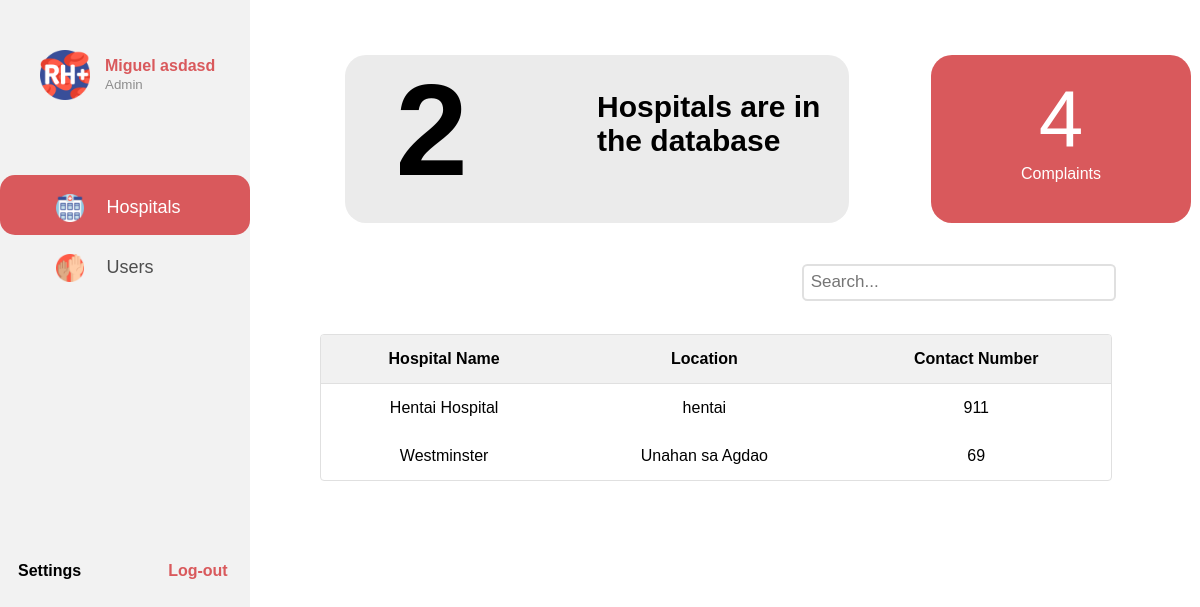
The app's page /admin-dashboard-hospital.php (signed in), older data.
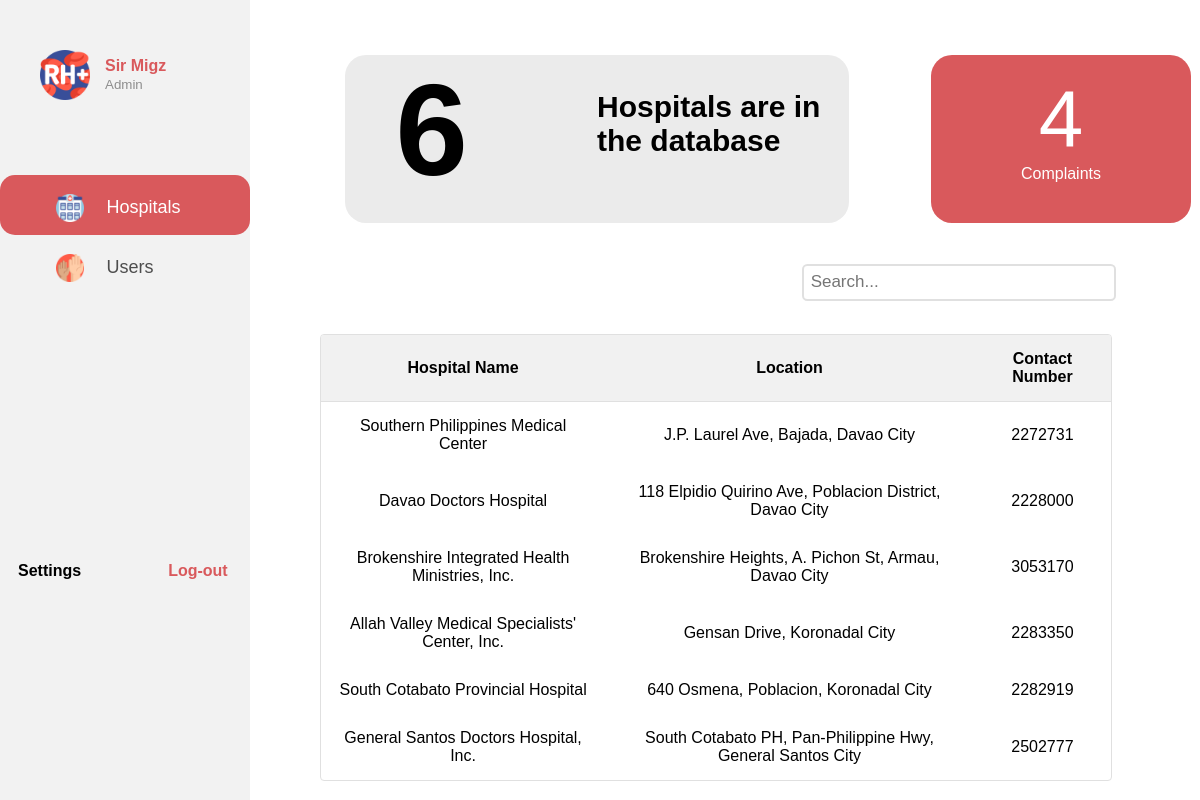
The same page, newer data.
### tables this page shows
CREATE TABLE `hospital` (
  `Hospital_ID` int(11) NOT NULL,
  `Hospital_Name` varchar(50) NOT NULL,
  `Hospital_Address` text NOT NULL,
  `Hospital_Contact_Number` int(7) NOT NULL,
  `Hospital_Password` varchar(15) NOT NULL,
  `Hospital_Email_Address` varchar(50) NOT NULL
);

### admin-dashboard-hospital.php (the view, shortened to what this page needs)
<?php
  if(isset($_SESSION['Admin_Name']) && isset($_SESSION['Admin_ID'])){
?>
<!DOCTYPE html>
<html>
<head>
</head>
<body>
  <div class="sidenav">
    <div class="float-container">
        <div class="float-child">
           <div class="icon"><img src="icons/Hospital-Dashboard-Menu/rh-.png"></div>
        </div>
        <div class="float-child">
          <div class="prof-text">
            <p><b><?php echo $_SESSION['Admin_Name']?></b></p>
            <small>Admin</small>
          </div>
        </div>
    </div>
    <div class="menu">
      <div class="dashboard">
        <a href="#" id="first-sidebar" class="a"><img src="icons/menu/medical-center.png">Hospitals</a>
      </div>
      <div class="request">
        <a href="admin-dashboard-users.php" class="a"><img src="icons/menu/volunteer.png">Users</a>
      </div>
      <div class="sidebar-bottom">
        <table>
          <th><a href="#">Settings</a></th>
          <th><a href="logout.php" id="log-out">Log-out</a></th>
        </table>
      </div>
    </div>
  </div>
  <div class="header">
    <table>
      <tr>
        <td>
          <div class="totalhospitals row">
            <div class="column">
               <?php
                $conn = mysqli_connect("localhost","root","","blood_donation_sys");
                $sql = "SELECT * FROM hospital";
                if ($result=mysqli_query($conn,$sql)) {
                     $rowcount=mysqli_num_rows($result);
                    echo "<b><h2 id='total-hospital-number'>".$rowcount."</h2></b>";
                }
            ?>
            </div>
            <div class="column" style="margin-top: 35px">
              <b><p id="text-right" style ="font-size: 30px">Hospitals are in the database</p></b>
            </div>
          </div>
        </td>
        <td>
          <div class="total-outgoing">
            <br>
            <p id="total-complaints-number">4</p>
            <p style="color: white">Complaints</p>
          </div>
        </td>
      </tr>
    </table>
  </div>
  <div class="table-header">
    <table>
      <th><h2> Hospitals</h2></th>
      <th id="search-box"><input type="text" placeholder="Search..."></th>
    </table>
  </div>
  <div class="content">
    <table class="table-content" style="width: 90%">
      <tr>
        <th>Hospital Name</th>
        <th>Location</th>
        <th>Contact Number</th>
      </tr>
        <?php
        $conn = mysqli_connect("localhost","root","","blood_donation_sys");
        $sql = "SELECT Hospital_Name,
        Hospital_Address, Hospital_Contact_Number FROM hospital";
        $result = $conn->query($sql);
        if($result->num_rows>0){
          while($row=$result->fetch_assoc()){
            echo "<tr><td>".$row["Hospital_Name"]."</td><td>".$row["Hospital_Address"]."</td><td>".$row["Hospital_Contact_Number"]."</td></tr>";
          }
          echo"</table>";
        }
        else{
          echo "0 result";
        }
        ?>
  </div>
</body>
</html>
<?php
}else{
  send_alert_error("Session Invalid");
}
?>

### admin-dashboard-hospital.php (style rules this page uses)
* { padding: 0; margin: 0; }
body { font-family: sans-serif; font-size: 16px; }
.sidenav { height: 100%; width: 15.625em; position: fixed; background-color: #F2F2F2; left: 0; top: 0; overflow-x: hidden; padding-top: 1.25em; font-family: sans-serif; }
.menu { padding-top: 2em; }
.menu img { width: 15%; padding-right: 1.25em; vertical-align: middle; }
.profile tr, td { padding-right: 100px; }
.a { padding: 1.0625em 0.5em 0.75em 3.125em; text-decoration: none; font-size: 1.125em; color: #4D4D4D; display: block; }
.content { padding-top: 1.25em; padding-left: 20em; }
.dashboard { box-sizing: border-box; background-color: #D9595C; border-style: none; border-color: #D9595C; border-width: 0.0125em; border-radius: 0.9375em; }
.dashboard a { color:white; }
.sidebar-bottom { position: absolute; top: 35em; left: 1em; }
.sidebar-bottom a { text-decoration: none; color: black; }
#log-out { padding-left: 5.3125em; color: #D9595C; }
.float-container { padding-top: 20px; padding-left: 30px; padding-bottom: 50px; }
.icon { width: 25%; float: left; padding: 10px ; }
.icon img { width: 90%; }
.prof-text { padding-top: 17px; padding-left: 0px; }
.prof-text b { color: #D9595C; }
.prof-text small { color: #8D8D8D; }
.header { padding-top: 40px; padding-left: 330px; }
.header table { border-collapse: collapse; }
.totalhospitals { height: 168px; width: 504px; background-color: #EBEBEB; border-style: none; border-radius: 21px; color: black; content: ""; display: table; clear: both; }
.total-outgoing { text-align: center; margin-left: 20%; height: 168px; color: #921115; width: 260px; background-color: #D9595C; border-style: none; border-radius: 21px; }
#total-hospital-number { display: block; position: relative; font-size: 130px; bottom: 260%; left: 20%; }
#total-complaints-number { color:white; font-size: 80px; }
.table-header { padding-top: 1.5em; padding-bottom: 20px; }
#search-box { position: absolute; right: 10em; }
.table-header input[type=text] { font-size: 1.0625em; color: #2C2C2C; padding: 0.375em 0.375em 0.375em 0.375em; border-width: 2px; border-style: solid; border-radius: 0.3125em; border-color: #E0E0E0; width: 125%; }
table.table-content { border: 0.0625em solid #E0E0E0; border-radius: 0.25em; border-collapse: separate; border-spacing: 0; text-align: center; }
table.table-content th { background-color: #F1F1F1; }
table.table-content th:first-child { border-radius: 0.1875em 0 0 0; }
table.table-content th:last-child { border-radius: 0 0.1875em 0 0; }
table.table-content th, td { border-bottom: 0.0625em solid #E0E0E0; padding: 0.9375em; }
td:not(.table-content) { border-bottom: none; }
.row:after { content: ""; display: table; clear: both; }
.column { float: left; width: 50%; }

Row changes from the older to the newer data that the page shows:
removed hospital: Hospital_Name "Westminster", Hospital_Address "Unahan sa Agdao", Hospital_Contact_Number "69"
changed hospital: Hospital_Name "Hentai Hospital" → "Southern Philippines Medical Center"; Hospital_Address "hentai" → "J.P. Laurel Ave, Bajada, Davao City"; Hospital_Contact_Number "911" → "2272731"
added hospital: Hospital_Name "Davao Doctors Hospital", Hospital_Address "118 Elpidio Quirino Ave, Poblacion District, Davao City", Hospital_Contact_Number "2228000"
added hospital: Hospital_Name "Brokenshire Integrated Health Ministries, Inc.", Hospital_Address "Brokenshire Heights, A. Pichon St, Armau, Davao City", Hospital_Contact_Number "3053170"
added hospital: Hospital_Name "Allah Valley Medical Specialists' Center, Inc.", Hospital_Address "Gensan Drive, Koronadal City", Hospital_Contact_Number "2283350"
added hospital: Hospital_Name "South Cotabato Provincial Hospital", Hospital_Address "640 Osmena, Poblacion, Koronadal City", Hospital_Contact_Number "2282919"
added hospital: Hospital_Name "General Santos Doctors Hospital, Inc.", Hospital_Address "South Cotabato PH, Pan-Philippine Hwy, General Santos City", Hospital_Contact_Number "2502777"
Text that changed along with them:
$_SESSION['Admin_Name']: "Miguel asdasd" → "Sir Migz"
$rowcount: "2" → "6"
